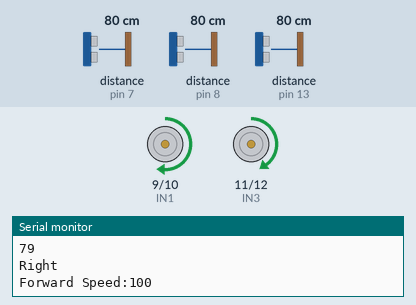
The sketch below on a simulated Arduino Uno, built with avr-gcc and run on an emulated ATmega328P. Parts: motor-driver pin pairs drawn as motors (green arrow = first pin HIGH = forward, orange = second pin HIGH = backward, longer = more drive, scaled by the enable pin), the last lines printed to the serial monitor. Wiring (inferred from the names in the program): 3 × ultrasonic range finder: trigger pin 2, echo pin 13 / trigger pin 4, echo pin 8 / trigger pin 6, echo pin 7. The inputs (shaded band) are chosen by the test bench; at power-on: distance to the obstacle (sensors on pin 7, pin 13, pin 8) 80 cm. The echo pulse lasts 58.3 µs per cm.

Above: at 1.2 s.
1.3 s: distance to the obstacle (sensor on pin 7) set to 18 cm
2.8 s: distance to the obstacle (sensor on pin 7) set to 14 cm
At 4.1 s:
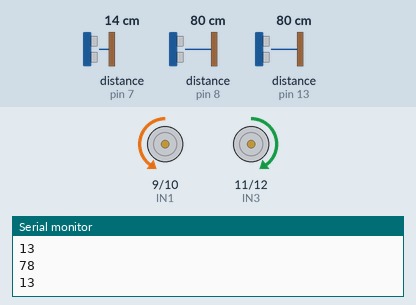
4.4 s: distance to the obstacle (sensor on pin 7) set to 35 cm
At 4.8 s:
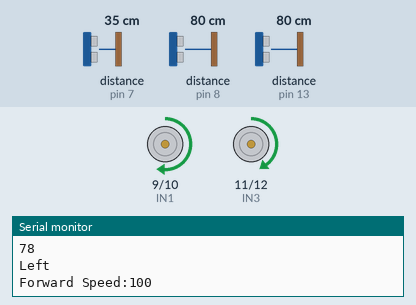
5.9 s: distance to the obstacle (sensor on pin 13) set to 17 cm
7.4 s: distance to the obstacle (sensor on pin 13) set to 13 cm
At 8.6 s:
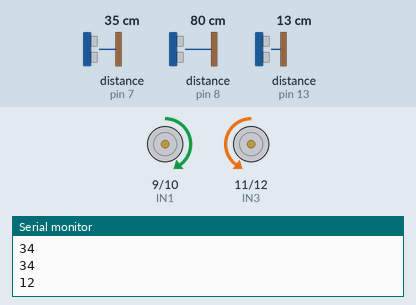
9.2 s: distance to the obstacle (sensor on pin 13) set to 18 cm
At 9.8 s:
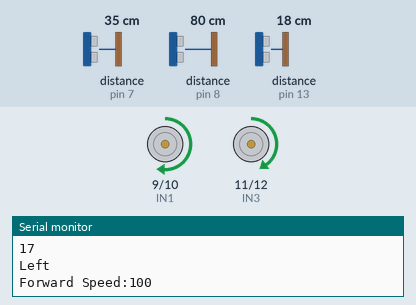
Timing chart, 0 to 11.7 s (numbered marks = the images above; inputs shaded):
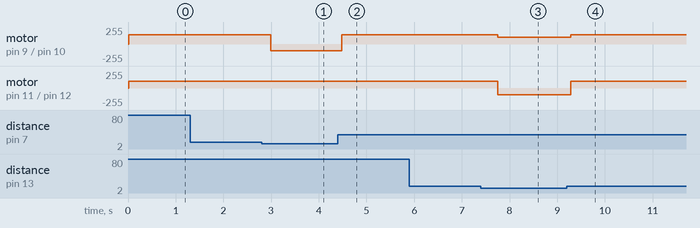

Measured:
- the behaviour switches between 16 and 15 cm on distance to the obstacle (sensor on pin 7) (found by bisection; images 0 and 1)
- the behaviour switches between 16 and 15 cm on distance to the obstacle (sensor on pin 13) (found by bisection; images 2 and 3)
- after the input at 2.8 s, motor on pin 9 (IN1) / pin 10 (IN2): forward 140/255 → backward 100/255 after 0.20 s
- after the input at 4.4 s, motor on pin 9 (IN1) / pin 10 (IN2): backward 100/255 → forward 140/255 after 0.08 s
- after the input at 7.4 s, motor on pin 9 (IN1) / pin 10 (IN2): forward 140/255 → forward 100/255 after 0.35 s; motor on pin 11 (IN3) / pin 12 (IN4): forward 100/255 → backward 100/255 after 0.35 s
- after the input at 9.2 s, motor on pin 9 (IN1) / pin 10 (IN2): forward 100/255 → forward 140/255 after 0.09 s; motor on pin 11 (IN3) / pin 12 (IN4): backward 100/255 → forward 100/255 after 0.09 s

The sketch:

mazerunner_pct_md.ino
```cpp
// Sensors declaration
#define trigPin 4
#define echoPin 8
#define trigPinr 6
#define echoPinr 7
#define trigPinl 2
#define echoPinl 13
// Sensors declaration
#define ENB 3
#define IN4 12
#define IN3 11
#define IN2 10
#define IN1 9
#define ENA 5

// Misc declaration
long buzz_distance = 15; //đơn vị cm
const int speed = 100; //tốc độ:  0-255

void setup() {
  pinMode(trigPin, OUTPUT);
  pinMode(echoPin, INPUT);
  pinMode(trigPinr, OUTPUT);
  pinMode(echoPinr, INPUT);
  pinMode(trigPinl, OUTPUT);
  pinMode(echoPinl, INPUT);
  pinMode(ENA,OUTPUT);
  pinMode(IN1,OUTPUT);
  pinMode(IN2,OUTPUT);
  pinMode(IN3,OUTPUT);
  pinMode(IN4,OUTPUT);
  pinMode(ENB,OUTPUT);
  Serial.begin(9600);
}

//Clusters
void Motor(bool a1, bool a2, bool a3, bool a4)  {
  analogWrite(ENA,speed);
  digitalWrite(IN1,a1);
  digitalWrite(IN2,a2);
  digitalWrite(IN3,a3);
  digitalWrite(IN4,a4);
  analogWrite(ENB,speed);
}
void MotorAB (bool a1, bool a2,  int speedA, bool a3, bool a4, int speedB) {
  analogWrite(ENA,speedA);
  digitalWrite(IN1,a1);
  digitalWrite(IN2,a2);
  digitalWrite(IN3,a3);
  digitalWrite(IN4,a4);
  analogWrite(ENB,speedB);
}

void right() {
  Motor(1,0,0,0);
  Serial.print("Right Speed:");
  Serial.println(speed);
  }


void left() {
  Motor(0,0,0,1);
  Serial.print("Left Speed:");
  Serial.println(speed);
  }


void forward() {
  MotorAB(1,0,140, 1,0, 100);
  Serial.print("Forward Speed:");
  Serial.println(speed);
  }


int search_forward() {
  digitalWrite(trigPin, LOW);
  delayMicroseconds(2);
  digitalWrite(trigPin, HIGH);
  delayMicroseconds(10);
  digitalWrite(trigPin, LOW);
  int duration = pulseIn(echoPin, HIGH);
  int distance= duration*0.034/2;
  Serial.println(distance);
  return distance;
  }

int search_left() {
  digitalWrite(trigPinl, LOW);
  delayMicroseconds(2);
  digitalWrite(trigPinl, HIGH);
  delayMicroseconds(10);
  digitalWrite(trigPinl, LOW);
  int duration = pulseIn(echoPinl, HIGH);
  int distance= duration*0.034/2;
  Serial.println(distance);
  return distance;
  }

int search_right() {
  digitalWrite(trigPinr, LOW);
  delayMicroseconds(2);
  digitalWrite(trigPinr, HIGH);
  delayMicroseconds(10);
  digitalWrite(trigPinr, LOW);
  int duration = pulseIn(echoPinr, HIGH);
  int distance= duration*0.034/2;
  Serial.println(distance);
  return distance;
}
void tilt_left() {
  MotorAB(1, 0, speed - 10, 1, 0, speed);
}

void tilt_right() {
  MotorAB(1, 0, speed, 1, 0, speed - 10);
}

//Main
void loop() {
  search_forward();
  search_left();
  search_right();
  forward();
  //Balancing
//  while (search_left() != search_right()) {
//  Serial.println("Balance");
//
//  if (search_left() > search_right() + 5 && search_left() < buzz_distance)
//  {
//      Serial.println("Balance Left");
//
//    tilt_left();
//    search_left();
//    search_right();
//  }
//  if (search_right() > search_left() + 5 && search_right() < buzz_distance)
//  {
//          Serial.println("Balance Right");
//
//    tilt_right();
//    search_left();
//    search_right();
//  }
// }
//Locating
if (search_left() > buzz_distance) {
    Serial.println("Left");

forward();
delay(170);
while (search_left() > buzz_distance && search_right() < buzz_distance || search_forward() < buzz_distance) {
  MotorAB(0,1,100,1,0,100);
  delay(100);
  search_left();
  search_right();
  }
}
if (search_right() > buzz_distance){
  Serial.println("Right");
forward();
delay(170);
while (search_right() > buzz_distance && search_left() < buzz_distance || search_forward() < buzz_distance) {
MotorAB(1,0,100,0,1,100);
  delay(100);
  search_left();
  search_right();
  }
}
//Must be the last
while (search_right() == search_left()) {
  Serial.println("Forward");
    forward();
    search_left();
    search_right();
  }


}
```
